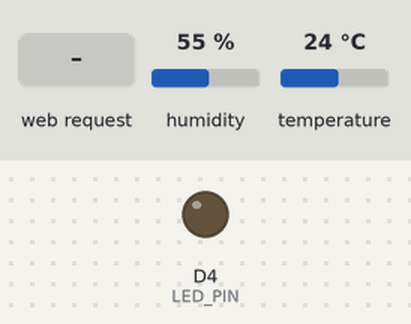
A sketch run on a simulated ESP8266 (Wemos D1 mini). Shown: output pins drawn as LEDs (lit = HIGH). The test bench sets the inputs (shaded band); at power-on: humidity 55 %, temperature 24 °C. WiFi joins after 1.5 s; servers stay silent unless stated; what the sketch prints to the serial monitor is not drawn.

Above: at 2.7 s.
2.8 s: HTTP request GET /led=1 received
At 3.3 s:
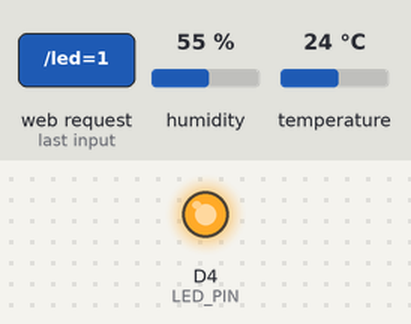
4.3 s: HTTP request GET /led=0 received
At 5.7 s:
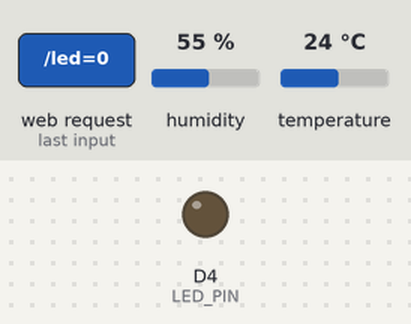
Timing chart, 0 to 7.3 s (numbered marks = the images above; inputs shaded):
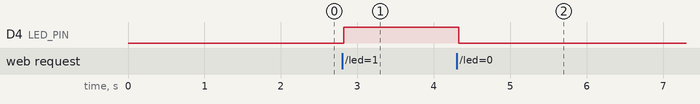

Measured:
- after the input at 2.8 s, D4 (LED_PIN): LOW → HIGH at once
- after the input at 4.3 s, D4 (LED_PIN): HIGH → LOW at once

The sketch:

D1mini_WebServer.ino
```cpp
#include "DHT.h"
#include <ESP8266WiFi.h>
#include <WiFiClient.h>
#include <ESP8266WebServer.h>
#include <Timer.h>
#define LED_PIN 2  // D1mini D4 腳位
#define DHT_PIN 4  // D1mini D2 腳位
#define DHTTYPE DHT11

WiFiServer server(80); // 建立 WebServer 與 port
Timer t;

// 初始化 DHT sensor.
DHT dht(DHT_PIN, DHTTYPE);

String led_off_url = "http://www.clker.com/cliparts/6/l/f/V/f/H/green-led-off-md.png";
String led_on_url = "http://www.clker.com/cliparts/1/n/o/R/x/K/greenled-md.png";
String led_url = led_off_url;
String next_led_url = "";

float humi = 0.0;
float temp = 0.0;
float temp_hic = 0.0;

void connectWifi() {
  WiFi.begin("Gjun207", "Gjun@3474878");
  while(WiFi.status() != WL_CONNECTED) {
    delay(500);
    Serial.print(".");
  }
  Serial.println(WiFi.localIP()); // 印出 IP
}

void startWebServer() {
  server.begin();
  Serial.println();
  Serial.println("Start Web Server");
  Serial.println("========================");
  Serial.print("http://");
  Serial.println(WiFi.localIP());
  Serial.println();
}

void run_web() {
  // Check if a client has connected
  WiFiClient client = server.available();
  if(!client) {
    return;
  }
  Serial.println("New client");

  // Wait util the client sends some data
  while(!client.available()) {
    delay(1);
  }

  // Read the first line of th request
  String request = client.readStringUntil('\r');
  Serial.println(request);
  client.flush();

  // Match the request
  int value = LOW;
  if(request.indexOf("/led=1") != -1) {
    digitalWrite(LED_PIN, HIGH);
    value = HIGH;
    led_url = led_on_url;
    next_led_url = "/led=0";
  } else if(request.indexOf("/led=0") != -1) {
    digitalWrite(LED_PIN, LOW);
    value = LOW;
    led_url = led_off_url;
    next_led_url = "/led=1";
  }

  // Return a response
  // HTTP Spec.
  client.println("HTTP/1.1 200 OK"); // init line
  client.println("Content-Type: text/html;charset=utf-8"); // headers
  client.println(); // blank (勿忘我)
  client.println("<html>");
  // 每數秒鐘更新網頁一次
  client.println("<head><script>");
  client.println("setTimeout(function(){window.location.reload(1);}, 3000)");
  client.println("</script></head>");
  client.println("<h1>Hello D1 mini</h1>");
  client.print("<img onclick='window.location.href=\"" + next_led_url + "\";' border=0 src='" + led_url + "' />");
  client.print("<p>");
  client.print("<div style='font-size: 100px'>");
  client.print("濕度: ");
  client.print(humi);
  client.print(" %");
  client.print("</div>");
  client.print("<div style='font-size: 100px'>");
  client.print("溫度: ");
  client.print(temp);
  client.print(" °C");
  client.print("</div>");
  client.print("<div style='font-size: 100px'>");
  client.print("體感: ");
  client.print(temp_hic);
  client.print(" °C");
  client.print("</div>");

  client.println("</html>");
}


void run_dht11() {
  float h = dht.readHumidity();
  humi = h;
  // 攝式溫度
  float t = dht.readTemperature();
  temp = t;
  // 華式溫度
  float f = dht.readTemperature(true);
  // 若讀取失敗則重讀
  if (isnan(h) || isnan(t) || isnan(f)) {
    Serial.println(F("Failed to read from DHT sensor!"));
    return;
  }
  // 華式體感溫度
  float hif = dht.computeHeatIndex(f, h);
  // 攝式體感溫度
  float hic = dht.computeHeatIndex(t, h, false);
  temp_hic = hic;
  // 印出資料
  Serial.print(F("Humidity: "));
  Serial.print(h);
  Serial.print(F("%  Temperature: "));
  Serial.print(t);
  Serial.print(F("°C "));
  Serial.print(f);
  Serial.print(F("°F  Heat index: "));
  Serial.print(hic);
  Serial.print(F("°C "));
  Serial.print(hif);
  Serial.println(F("°F"));
}

void setup() {
  Serial.begin(9600);
  delay(1);
  pinMode(LED_PIN, OUTPUT);
  dht.begin();
  connectWifi();
  startWebServer();
  t.every(100, run_web);
  t.every(2000, run_dht11);
}

void loop() {
  t.update();
}
```
